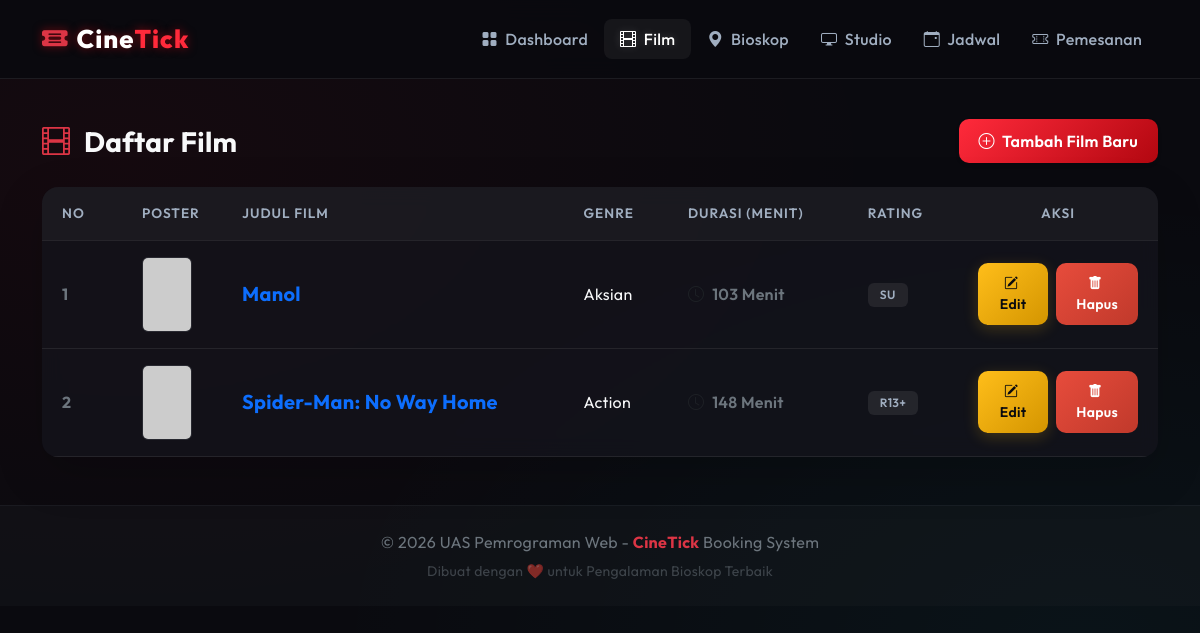
The page /movie_tampil.php on the database its author committed.
### tables this page shows
CREATE TABLE `movies` (
  `id_movie` int(11) NOT NULL,
  `judul` varchar(255) NOT NULL,
  `genre` varchar(100) DEFAULT NULL,
  `durasi` int(11) DEFAULT NULL,
  `rating` varchar(10) DEFAULT NULL,
  `poster` varchar(255) DEFAULT NULL
);

### movie_tampil.php (the view, shortened to what this page needs)
<?php
include 'koneksi.php';
include 'header.php';
?>
<div class="d-flex justify-content-between align-items-center mb-4">
    <h3 class="fw-bold m-0"><i class="bi bi-film text-danger me-2"></i> Daftar Film</h3>
    <a href="movie_tambah.php" class="btn btn-primary shadow-sm">
        <i class="bi bi-plus-circle me-1"></i> Tambah Film Baru
    </a>
</div>
<div class="card border-0 shadow-lg">
    <div class="card-body p-0">
        <div class="table-responsive">
            <table class="table table-hover mb-0">
                <thead>
                    <tr>
                        <th width="80">No</th>
                        <th width="100">Poster</th>
                        <th>Judul Film</th>
                        <th>Genre</th>
                        <th>Durasi (Menit)</th>
                        <th>Rating</th>
                        <th width="200" class="text-center">Aksi</th>
                    </tr>
                </thead>
                <tbody>
                    <?php
                    $no = 1;
                    $data = mysqli_query($conn, "SELECT * FROM movies ORDER BY id_movie DESC");
                    while($d = mysqli_fetch_array($data)){
                        $poster_url = !empty($d['poster']) ? $d['poster'] : 'https://placehold.co/100x150/18181f/fff?text=No+Poster';
                    ?>
                    <tr>
                        <td class="fw-bold text-secondary"><?= $no++; ?></td>
                        <td>
                            <img src="<?= htmlspecialchars($poster_url); ?>" alt="Poster"
                                 class="rounded border border-secondary border-opacity-25"
                                 style="width: 50px; height: 75px; object-fit: cover;"
                                 onerror="this.src='https://placehold.co/100x150/18181f/fff?text=No+Poster'">
                        </td>
                        <td class="fw-bold text-primary fs-5"><?= htmlspecialchars($d['judul']); ?></td>
                        <td class="text-light"><?= htmlspecialchars($d['genre']); ?></td>
                        <td class="text-secondary fw-semibold">
                            <i class="bi bi-clock text-muted me-2"></i><?= htmlspecialchars($d['durasi']); ?> Menit
                        </td>
                        <td>
                            <span class="badge bg-secondary"><?= htmlspecialchars($d['rating']); ?></span>
                        </td>
                        <td class="text-center">
                            <div class="d-inline-flex gap-2">
                                <a href="movie_edit.php?id=<?= $d['id_movie']; ?>" class="btn btn-sm btn-warning">
                                    <i class="bi bi-pencil-square me-1"></i>Edit
                                </a>
                                <a href="movie_aksi.php?act=hapus&id=<?= $d['id_movie']; ?>" class="btn btn-sm btn-danger" onclick="return confirm('Yakin ingin menghapus film ini?')">
                                    <i class="bi bi-trash-fill me-1"></i>Hapus
                                </a>
                            </div>
                        </td>
                    </tr>
                    <?php } ?>
                </tbody>
            </table>
        </div>
    </div>
</div>
<?php include 'footer.php'; ?>

### header.php (shortened to what this page needs)
<!DOCTYPE html>
<html lang="en">
<head>
    <link href="https://cdn.jsdelivr.net/npm/bootstrap@5.3.0/dist/css/bootstrap.min.css" rel="stylesheet">
    <link href="https://cdn.jsdelivr.net/npm/bootstrap-icons@1.11.1/font/bootstrap-icons.css" rel="stylesheet">
    <link rel="stylesheet" href="css/style.css">
</head>
<body>
<?php
$current_page = basename($_SERVER['PHP_SELF']);
?>
<nav class="navbar navbar-expand-lg navbar-dark">
  <div class="container">
    <a class="navbar-brand" href="index.php">
        <i class="bi bi-ticket-detailed-fill text-danger me-2"></i>Cine<span>Tick</span>
    </a>
    <div class="collapse navbar-collapse" id="navbarNav">
      <ul class="navbar-nav ms-auto">
        <li class="nav-item">
          <a class="nav-link <?= (strpos($current_page, 'index') !== false) ? 'active' : '' ?>" href="index.php">
             <i class="bi bi-grid-fill me-1"></i> Dashboard
          </a>
        </li>
        <li class="nav-item">
          <a class="nav-link <?= (strpos($current_page, 'movie') !== false) ? 'active' : '' ?>" href="movie_tampil.php">
             <i class="bi bi-film me-1"></i> Film
          </a>
        </li>
        <li class="nav-item">
          <a class="nav-link <?= (strpos($current_page, 'cinema') !== false) ? 'active' : '' ?>" href="cinema_tampil.php">
             <i class="bi bi-geo-alt-fill me-1"></i> Bioskop
          </a>
        </li>
        <li class="nav-item">
          <a class="nav-link <?= (strpos($current_page, 'studio') !== false) ? 'active' : '' ?>" href="studio_tampil.php">
             <i class="bi bi-display me-1"></i> Studio
          </a>
        </li>
        <li class="nav-item">
          <a class="nav-link <?= (strpos($current_page, 'jadwal') !== false) ? 'active' : '' ?>" href="jadwal_tampil.php">
             <i class="bi bi-calendar-event me-1"></i> Jadwal
          </a>
        </li>
        <li class="nav-item">
          <a class="nav-link <?= (strpos($current_page, 'booking') !== false) ? 'active' : '' ?>" href="booking_tampil.php">
             <i class="bi bi-ticket-perforated me-1"></i> Pemesanan
          </a>
        </li>
      </ul>
    </div>
  </div>
</nav>
<div class="container pb-5">

### footer.php (shortened to what this page needs)
</div>
<footer class="text-center mt-auto py-4 border-top border-secondary border-opacity-10 bg-dark bg-opacity-25 backdrop-blur">
    <div class="container">
        <p class="mb-1 text-secondary">&copy; 2026 UAS Pemrograman Web - <span class="text-danger fw-bold">CineTick</span> Booking System</p>
        <small class="text-secondary opacity-50">Dibuat dengan ❤️ untuk Pengalaman Bioskop Terbaik</small>
    </div>
</footer>
</body>
</html>

### css/style.css (style rules this page uses)
:root { color-scheme: dark; --bg-main: #0a0a0f; --bg-card: rgba(20, 20, 28, 0.75); --border-color: rgba(255, 255, 255, 0.08); --text-primary: #f8f9fa; --text-secondary: #a0aec0; --accent-red: #ff2a3b; --accent-gold: #ffbe1a; --accent-cyan: #00f2fe; --accent-green: #2ecc71; }
body { font-family: 'Outfit', sans-serif; background-color: var(--bg-main); background-image: radial-gradient(at 10% 20%, rgba(229, 9, 20, 0.05) 0px, transparent 50%), radial-gradient(at 90% 80%, rgba(0, 242, 254, 0.04) 0px, transparent 50%); background-attachment: fixed; color: var(--text-primary); min-height: 100vh; letter-spacing: 0.3px; }
.navbar { background: rgba(10, 10, 15, 0.85) !important; backdrop-filter: blur(12px); border-bottom: 1px solid var(--border-color); padding: 15px 0; margin-bottom: 40px; }
.navbar-brand { font-size: 1.6rem; font-weight: 800; color: #fff !important; letter-spacing: 1px; text-shadow: 0 0 10px rgba(229, 9, 20, 0.5); }
.navbar-brand span { color: var(--accent-red); }
.nav-link { font-weight: 500; font-size: 1rem; color: var(--text-secondary) !important; transition: all 0.3s ease; padding: 8px 16px !important; border-radius: 8px; }
.nav-link:hover, .nav-link.active { color: #fff !important; background: rgba(255, 255, 255, 0.05); text-shadow: 0 0 8px rgba(255, 255, 255, 0.2); }
.card { background: var(--bg-card); border: 1px solid var(--border-color); border-radius: 16px; backdrop-filter: blur(10px); color: var(--text-primary); box-shadow: 0 8px 32px 0 rgba(0, 0, 0, 0.4); transition: transform 0.3s ease, box-shadow 0.3s ease; overflow: hidden; }
.table { color: var(--text-primary); vertical-align: middle; }
.table > :not(caption) > * > * { padding: 16px 20px; background-color: transparent !important; border-bottom-color: var(--border-color); }
.table thead { background: rgba(255, 255, 255, 0.03); }
.table thead th { font-weight: 600; text-transform: uppercase; font-size: 0.85rem; letter-spacing: 1px; color: var(--text-secondary); }
.btn { border-radius: 10px; font-weight: 600; padding: 10px 20px; transition: all 0.3s cubic-bezier(0.4, 0, 0.2, 1); }
.btn-primary { background: linear-gradient(135deg, var(--accent-red) 0%, #b20710 100%); border: none; box-shadow: 0 4px 15px rgba(229, 9, 20, 0.3); }
.btn-warning { background: linear-gradient(135deg, var(--accent-gold) 0%, #d49500 100%); border: none; color: #0a0a0f !important; box-shadow: 0 4px 15px rgba(255, 190, 26, 0.2); }
.btn-danger { background: linear-gradient(135deg, #e74c3c 0%, #c0392b 100%); border: none; }
.badge { padding: 6px 12px; border-radius: 6px; font-weight: 600; }
.bg-secondary { background-color: rgba(255, 255, 255, 0.08) !important; color: var(--text-secondary) !important; }

### rows shown on the page
movies: judul "Manol", genre "Aksian", durasi "103", rating "SU"
movies: judul "Spider-Man: No Way Home", genre "Action", durasi "148", rating "R13+"
